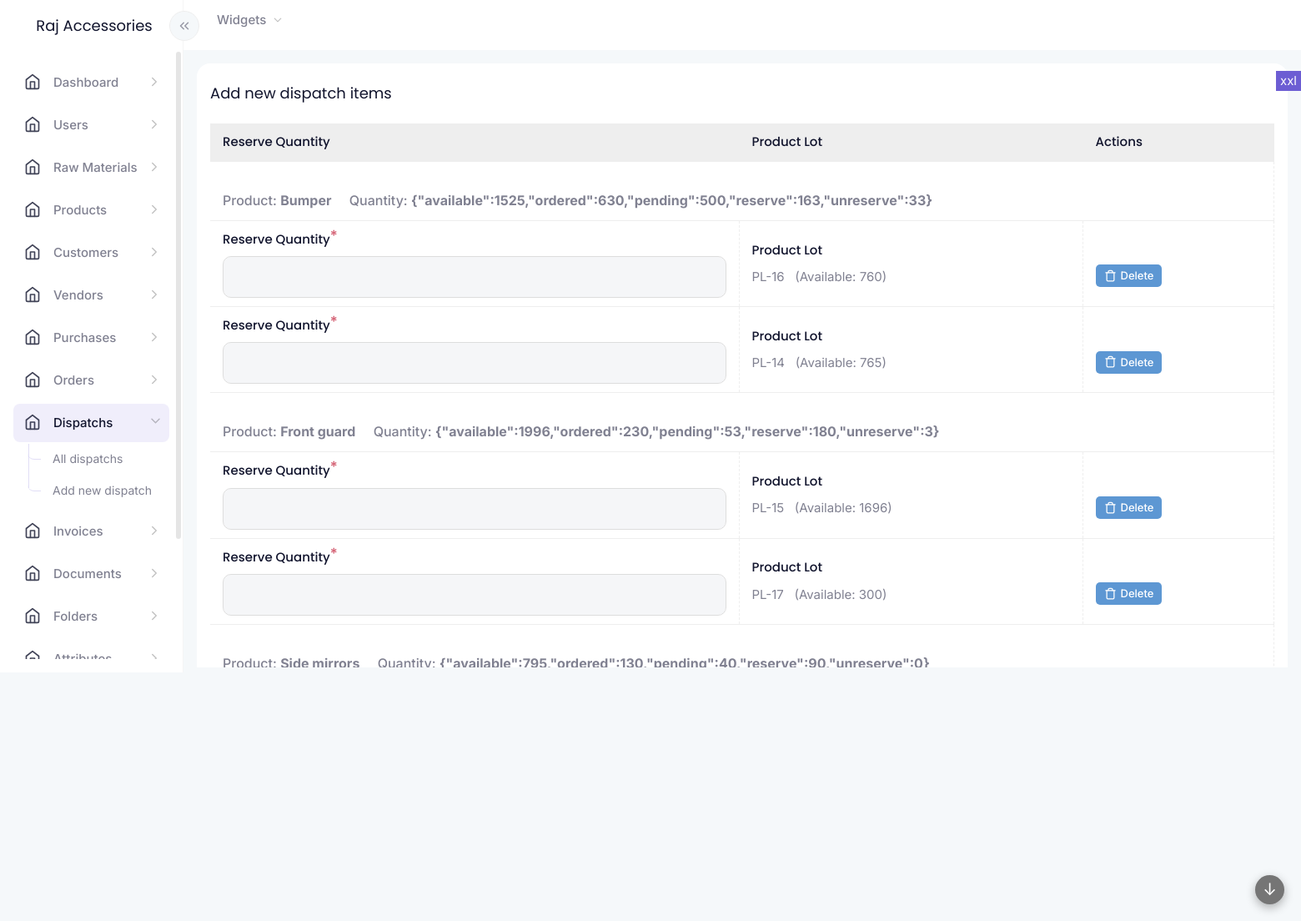
/modules/dispatch_items/dispatch_item-bulkform.php?dispatch=14 (signed in), run on the app's committed database.
### tables this page shows
CREATE TABLE IF NOT EXISTS `product_lots` (
  `id` int NOT NULL AUTO_INCREMENT,
  `product` int NOT NULL,
  `ordered_quantity` int NOT NULL,
  `received_quantity` int NOT NULL,
  `accepted_quantity` int NOT NULL,
  `rejected_quantity` int NOT NULL,
  `available_quantity` int NOT NULL,
  `reserved_quantity` int NOT NULL,
  `consumed_quantity` int NOT NULL,
  `notes` text,
  `source` varchar(20) NOT NULL,
  `status` varchar(255) NOT NULL,
  `purchase` int DEFAULT NULL,
  `buy_price` decimal(10,2) DEFAULT NULL,
  `auth_user` int NOT NULL,
  `updated` int NOT NULL,
  `created` varchar(35) DEFAULT NULL,
  PRIMARY KEY (`id`)
);

### lib/functions.php (called while the page is built, shortened)
<?php
function get_data($table, $query, $cols, $order = '', $limit = '')
{
    global $conn;
    if (is_numeric($query)) {
        $where = "id='" . $query . "'";
        $singlearr = true;
    } else {
        $where = $query;
        $singlearr = false;
    }
    $condition = ' ' . $where . ' ';
    $ret = [];
    $sql =
        ' SELECT ' .
        $cols .
        ' FROM ' .
        $table .
        ' ' .
        $condition .
        ' ' .
        $order .
        ' ' .
        $limit .
        ' ';
    $querystr = $conn->query($sql);
    $totrows = mysqli_num_rows($querystr);
    if ($totrows > 0) {
        $inc = 0;
        while ($result = mysqli_fetch_object($querystr)) {
            foreach ($result as $key => $value) {
                if ($singlearr) {
                    $ret[$key] = $value;
                } else {
                    $ret[$inc][$key] = $value;
                }
            }
            $inc = $inc + 1;
        }
    }
    return $ret;
}
function get_value($data, $key)
{
    if (isset($data[$key]) && is_array($data)) {
        return $data[$key];
    } else {
        return '';
    }
}

### lib/variables.php (called while the page is built, shortened)
<?php
function get_module_pages_arr()
{
	return $arr;
}
function get_module_id_prefix($mod){
	$pf = "";
	$module_arr = get_module_pages_arr();
	if(isset($module_arr[$mod])){
		$pf = $module_arr[$mod]["id_prefix"];
	}
	return $pf;
}

### modules/dispatch_items/dispatch_item-bulkform.php (the view, shortened to what this page needs)
<?php
include '../../common/header.php';
?>
<div class="row row-cols-1 row-cols-sm-1 row-cols-md-1 row-cols-lg-1 row-cols-xl-1 row-cols-xxl-1 g-4 py-3 px-2">
  <?php
  $widgettitle = 'Add new dispatch items';
  widget_start($widgettitle, '', '', '', '');
  ?>
  <?php
  $dispatch_data = module_get_data("dispatchs", $_GET["dispatch"]);
  $order_id = $dispatch_data["order_id"];
  $save_column_history = [
    "columns" => ["quantity[]"],
  ];
  $tableid = 'dispatch_items_table';
  $column_titles = ['Reserve Quantity', 'Product Lot', 'Actions'];
  $order_products_arr = get_order_products($order_id);
  $order_products = $order_products_arr["order_products"];
  $product_ids = $order_products_arr["product_ids"];
  $product_lots = get_product_lot_quantities($product_ids, "merged_by_product");
  $products_arr = get_products_by_ids($product_ids);
  $product_movements = fetch_product_movements(["order_id" => $order_id, "dispatch" => $dispatch_data]);
  $quantities = get_quantities_summary(["order_id" => $order_id, "order_products" => $order_products, "product_lots" => $product_lots, "product_movements" => $product_movements]);
  $vars = [];
  $vars["dispatch"] = $dispatch_data;
  $vars["order_id"] = $order_id;
  $vars["order_products"] = $order_products;
  $vars["product_ids"] = $product_ids;
  $vars["products"] = $products_arr;
  $vars["quantities"] = $quantities;
  $vars["product_lots"] = $product_lots["product_lots"];
  function bulk_header_row($vars, $pid)
  {
    $s = '';
    $s .= "<tr data-pid='" . $pid . "'>";
    $data["product_name[]"] = "<h6><span>Product</span>: <strong>" . $vars["products"][$pid] . "</strong> &nbsp; &nbsp; <span>Quantity:</span> <strong>" . json_encode($vars["quantities"][$pid])."</strong></h6>";
    $s .=  '<td colspan=3>'
      . form_field(['type' => 'display', 'name' => '', 'key' => 'product_name[]', 'class' => '',], $data)
      .  '</td>';
    $s .= '</tr>';
    return $s;
  }
  function bulk_insert_table_row($index, $save_column_history, $vars, $pid, $product_lot)
  {
    $s = '';
    $s .= "<tr data-index='" . $index . "'>";
    $data["product[]"] = $pid;
    $data["product_lot[]"] = $product_lot["id"];
    $data["product_lot_info[]"] = get_module_id_prefix("product_lots") . $product_lot["id"]." &nbsp; (Available: ".$product_lot["available_quantity"].")";
    $maxqty = min([$product_lot["available_quantity"], $vars["quantities"][$pid]["pending"]]);
    $s .=  '<td>'
      .  form_field(['type' => 'hidden', 'name' => '', 'key' => 'rowindex[]', 'class' => '',], [])
      .  column_history_fields($save_column_history, [])
      . form_field(['type' => 'hidden', 'name' => 'Product', 'key' => 'product[]', 'class' => '',], $data);
    $s .= form_field(['type' => 'number', 'name' => 'Reserve Quantity', 'key' => 'quantity[]', 'max' => $maxqty, 'required' => true, 'class' => '',], []) .  '</td>';
    $s .= '<td>'
      . form_field(['type' => 'display', 'name' => 'Product Lot', 'key' => 'product_lot_info[]', 'class' => ''], $data)
      . form_field(['type' => 'hidden', 'name' => '', 'key' => 'product_lot[]', 'class' => ''], $data)
      .  '</td>';
    $s .=  '<td>' . form_field(['type' => 'delete_row', 'name' => '', 'class' => '', 'key' => 'delete-row-' . $index . '', 'index' => $index], []) .  '</td>';
    $s .= '</tr>';
    return $s;
  }
  ?>
  <form class="row g-3 needs-validation" novalidate method="POST" enctype="multipart/form-data">
    <div class='widget-table'>
      <div class='table-responsive'>
        <table class='table' id='<?php echo $tableid; ?>'>
          <thead>
            <tr> <?php foreach ($column_titles as $ctk => $ctv) {
                    echo '<th>' . $ctv . '</th>';
                  }
                  ?>
            </tr>
          </thead>
          <tbody> <?php
                  $index = 0;
                  foreach ($vars["quantities"] as $pid => $qv) {
                    if (isset($qv["pending"]) && $qv["pending"] > 0) {
                      echo bulk_header_row($vars, $pid);
                      foreach ($vars["product_lots"][$pid] as $lk => $plv) {
                        $index++;
                        echo bulk_insert_table_row($index, $save_column_history, $vars, $pid, $plv);
                      }
                    }
                  }
                  ?>
          </tbody>
        </table>
  </form>
  <?php widget_end(); ?>
</div>
<?php include '../../common/footer.php'; ?>

### common/functions.php (shortened to what this page needs)
<?php
function widget_start($title = "", $class = "", $widget_title_class = "", $widget_wrapper_class = "", $options = "", $widget_options_class = "")
{
    echo '<div class="widgetwrapper col d-flex align-items-start  px-2 py-0 ' . $class . ' ">
 <div class="widget container-fluid py-4 px-3 overhide ' . $widget_wrapper_class . '">';
    if ($title != "") {
        echo "<div class='widget-title " . $widget_title_class . "'>";
        echo $title;
        echo "</div>";
    }
}
function widget_end()
{
    echo "</div>
 </div>";
}
?>
<?php
function form_field($vars, $data)
{
    $s = "";
    if ($vars["type"] == "submit") {
        $s = '<div class="' . $vars["class"] . '">';
        $s .= '<input type="submit" name="' . $vars["key"] . '" value="' . $vars["name"] . '" class="btn btn-success btn-lg">';
        $s .= '</div>';
    }
    else {
        $show_as_field = true;
        if ($vars["type"] == "hidden") {
            $show_as_field = false;
        }
        if ($show_as_field) {
            $parent_class = "";
            $s = '<div class="' . $vars["class"] . ' ' . $parent_class . '"><label for="' . $vars["key"] . '" class="form-label">' . $vars["name"] . '';
            $required = (isset($vars["required"]) && $vars["required"] == true) ? true : false;
            if ($required) {
                $s .= '<sup>*</sup>';
            }
            $s .= '</label>';
        }
        if ($vars["type"] == "display") {
            $s .= '<div class="form-display" name="' . $vars["key"] . '" id="' . $vars["key"] . '">' . get_value($data, $vars["key"]) . '</div>';
        }
        else if ($vars["type"] == "text") {
            $s .= '<input type="text" class="form-control" name="' . $vars["key"] . '" id="' . $vars["key"] . '" value="' . get_value($data, $vars["key"]) . '" ' . ($required ? "required" : "") . '>';
            $s .= '<div class="invalid-feedback">Incorrect ' . $vars["name"] . ' value</div>';
        }
        else if ($vars["type"] == "hidden") {
            $s .= '<input type="hidden" class="form-control" name="' . $vars["key"] . '" id="' . $vars["key"] . '" value="' . get_value($data, $vars["key"]) . '" ' . '>';
        }
        else if ($vars["type"] == "textarea") {
            $s .= '<textarea class="form-control" name="' . $vars["key"] . '" id="' . $vars["key"] . '" ' . ($required ? "required" : "") . '>' . get_value($data, $vars["key"]) . '</textarea>';
            $s .= '<div class="invalid-feedback">Incorrect ' . $vars["name"] . ' value</div>';
        }
        else if ($vars["type"] == "number") {
            $maxno = "";
            if (isset($vars["max"])) {
                $maxno = " max = '" . $vars["max"] . "' ";
            }
            $s .= '<input type="number" class="form-control" name="' . $vars["key"] . '" id="' . $vars["key"] . '" ' . $maxno . ' value="' . get_value($data, $vars["key"]) . '" ' . ($required ? "required" : "") . '>';
            $s .= '<div class="invalid-feedback">Incorrect ' . $vars["name"] . ' value</div>';
        }
        else if ($vars["type"] == "delete_row") {
            $s .= "<span class='icon wtxt bg-info delete-row-btn' id='" . $vars["key"] . "'><i data-feather='trash'></i>Delete</span>
            <script> $('#" . $vars["key"] . "').on('click', function() {
                $(this).closest('tr').remove();
            }); </script>";
        }
        if ($show_as_field) {
            $s .= '</div>';
        }
    }
    return $s;
}
function module_get_data($table, $id)
{
    $data = [];
    $data['mode'] = 'new';
    if ($id != "") {
        $get = get_data($table, 'WHERE id=' . $id . '', '*');
        if (sizeof($get) > 0) {
            $data = $get[0];
        }
        $data['mode'] = 'update';
    }
    return $data;
}
function fetch_data($vars)
{
    global $conn;
    $table = $vars["table"];
    $cols = $vars["columns"];
    $order = $vars["order"];
    $limit = $vars["limit"];
    $condition = $vars["condition"];
    if ($condition != "") {
        $condition = " WHERE " . $condition;
    }
    if (trim($order) != '') {
        if (strpos($order, " DESC") !== false || strpos($order, " ASC") !== false) {
            $order = ' ORDER BY ' . trim($order) . ' ';
        } else {
            $order = ' ORDER BY ' . trim($order) . ' ASC ';
        }
    }
    $ret = [];
    $sql = ' SELECT ' . $cols . ' FROM ' . $table . ' ' . $condition . ' ' . $order . ' ' . $limit . ' ';
    $querystr = $conn->query($sql);
    $totrows = mysqli_num_rows($querystr);
    if ($totrows > 0) {
        $inc = 0;
        while ($result = mysqli_fetch_object($querystr)) {
            foreach ($result as $key => $value) {
                $ret[$inc][$key] = $value;
            }
            $inc = $inc + 1;
        }
    }
    return $ret;
}
function get_order_products($order_id, $format = "")
{
    $ret = [];
    $product_ids = [];
    $order_products = [];
    $order_products_arr = fetch_data(["table" => "order_items", "columns" => "id, product, quantity, rate", "condition" => "order_id = '" . $order_id . "' ", "order" => "product ASC", "limit" => ""]);
    foreach ($order_products_arr as $opk => $opv) {
        $product_ids[] = $opv["product"];
        $order_products[] = $opv;
    }
    $product_ids = array_values(array_filter(array_unique($product_ids)));
    $ret["order_products"] = $order_products;
    $ret["product_ids"] = $product_ids;
    return $ret;
}
function get_products_by_ids($ids)
{
    $condition = "";
    if (is_array($ids) && sizeof($ids) > 0) {
        $condition = " id IN (" . implode(",", $ids) . ")";
    }
    $product_arr = fetch_data(["table" => "products", "columns" => "id, product", "condition" => $condition, "order" => "product ASC", "limit" => ""]);
    $products = [];
    foreach ($product_arr as $vk => $vv) {
        $products[$vv["id"]] = $vv["product"];
    }
    return $products;
}
function get_product_lot_quantities($product_ids, $format = "")
{
    $condition = "";
    if (is_array($product_ids) && sizeof($product_ids) > 0) {
        $condition = " product IN (" . implode(",", $product_ids) . ") AND status = 'ready' AND available_quantity > 0 ";
    }
    $product_lots_arr = fetch_data([
        "table" => "product_lots",
        "columns" => "id, product, available_quantity, reserved_quantity, consumed_quantity, source, buy_price",
        "condition" => $condition,
        "order" => "product ASC",
        "limit" => ""
    ]);
    if ($format == "merged_by_product") {
        $prod_qty = [];
        foreach ($product_lots_arr as $k => $v) {
            $pid = $v["product"];
            if (!isset($prod_qty[$pid])) {
                $prod_qty[$pid] = [];
            }
            $prod_qty[$pid][] = $v;
        }
        $lots = [];
        foreach ($prod_qty as $pid => $parr) {
            $lots[$pid] = [];
            $lots[$pid]["available"] = 0;
            $lots[$pid]["reserved"] = 0;
            $lots[$pid]["consumed"] = 0;
            foreach ($parr as $k => $p) {
                $lots[$pid]["available"] += $p["available_quantity"];
                $lots[$pid]["reserved"] += $p["reserved_quantity"];
                $lots[$pid]["consumed"] += $p["consumed_quantity"];
            }
        }
        return ["product_lots" => $prod_qty, "product_quantity" => $lots];
    }
    else {
        return $product_lots_arr;
    }
}

### data on the page
product_lots: name "Reserve Quantity Product Lot", key "PL-16 (Available: 760)"
product_lots: name "Reserve Quantity Product Lot", key "PL-14 (Available: 765)"
product_lots: name "Reserve Quantity Product Lot", key "PL-15 (Available: 1696)"
product_lots: name "Reserve Quantity Product Lot", key "PL-17 (Available: 300)"

### other printed values
$title "Add new dispatch items"
$ctv "Reserve Quantity"
$ctv "Product Lot"
$ctv "Actions"
$vars["products"][$pid] "Bumper"
json_encode($vars["quantities"][$pid]) "{\"available\":1525,\"ordered\":630,\"pending\":500,\"reserve\":163,\"unreserve\":33}"
$vars["products"][$pid] "Front guard"
json_encode($vars["quantities"][$pid]) "{\"available\":1996,\"ordered\":230,\"pending\":53,\"reserve\":180,\"unreserve\":3}"
